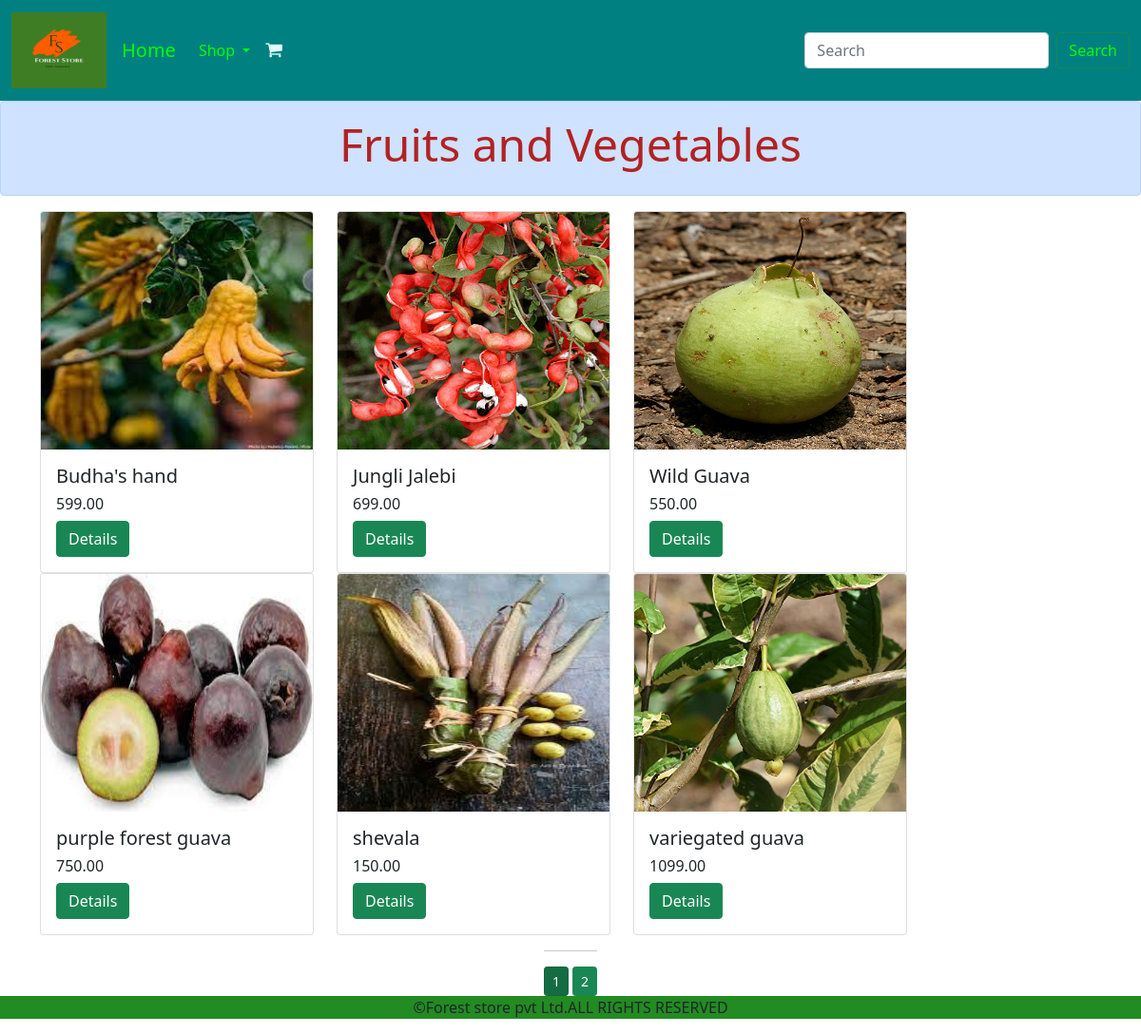
The app's page /fruits-and-vegetables/ with its own data.
### cart/models.py (models this page shows, shortened)
class Category(models.Model):
    name=models.CharField(max_length=250,unique=True)
    slug=models.SlugField(max_length=250,unique=True)
    img=models.ImageField(upload_to='category')
    class Meta:
        ordering=('name',)
        verbose_name='category'
        verbose_name_plural='categories'
    def get_url(self):
        return reverse('cart:pro_category',args=[self.slug])

class Product(models.Model):
    name=models.CharField(max_length=250,unique=True)
    slug=models.SlugField(max_length=250,unique=True)
    img=models.ImageField(upload_to='product')
    desc=models.TextField(blank=True)
    price=models.DecimalField(max_digits=10,decimal_places=2)
    stocks=models.IntegerField()
    category=models.ForeignKey(Category,on_delete=models.CASCADE)
    cdate=models.DateTimeField(auto_now_add=True)
    udate=models.DateTimeField(auto_now=True)
    availability=models.BooleanField(default=True)
    class Meta:
        ordering = ('name',)
        verbose_name = 'product'
        verbose_name_plural = 'products'
    def get_url(self):
        return reverse('cart:prodetails',args=[self.category.slug,self.slug])

### cart/views.py (the view)
# urls.py: path('<slug:c_slug>/',views.catpage,name='pro_category'),
def catpage(request,c_slug):
    c_page=None
    pro=None
    if c_slug != None:
        c_page=get_object_or_404(Category,slug=c_slug)
        pro=Product.objects.all().filter(category=c_page,availability=True)
    else:
        pro=Product.objects.all().filter(availability=True)
    paginator=Paginator(pro,6)
    try:
        page=int(request.GET.get('page','1'))
    except:
        page=1
    try:
        product=paginator.page(page)
    except(EmptyPage,InvalidPage):
        product=paginator.page(paginator.num_pages)
    return render(request,'category.html',{'cat':c_page,'product':product})

### cart/context_processors.py (called while the page is built)
def links(request):
    link=Category.objects.all()
    return dict(link=link)

def linksp(request):
    linkp=Product.objects.all()
    return dict(linkp=linkp)

def counter(request):
    item_count=0
    if 'admin' in request.path:
        return {}
    else:
        try:
            car=Cart.objects.filter(cart_id=cart_id(request))
            cart_items=CartItem.objects.all().filter(car=car[:1])
            for cart_item in cart_items:
                item_count += cart_item.quantity
        except Cart.DoesNotExist:
            item_count=0
        return dict(item_count=item_count)

### cart/views.py (called while the page is built)
def cart_id(request):
    cart_s=request.session.session_key
    if not cart_s:
        cart_s=request.session.create()
    return cart_s

### templates/category.html
{% extends 'base.html' %}
{% load static %}
{% block content %}
{% if cat %}
<div class="alert alert-primary" role="heading" >
    <h4 align="center" class="display-5" style="color:firebrick">{{cat.name}}</h4>
</div>
{% endif %}
<div class="container" >
    <div class="row" >
        {% for c in product.object_list %}
        <div class="col-md-auto">
            <div class="card" style="width: 18rem;">
              <img height="250" src="{{c.img.url}}" class="card-img-top" alt="...">
              <div class="card-body">
                <h5 class="card-title">{{c.name}}</h5>
                <h6>{{c.price}}</h6>
                <a href="{{c.get_url}}" class="btn btn-success">Details</a>
              </div>
            </div>
        </div>
        {% endfor %}
    </div>
</div>
<div class="pagination">
    <div class="mx-auto">
        {% if product.paginator.num_pages > 1 %}
        <hr>
        <div class="text-center">
            {% for pg in product.paginator.page_range %}
                <a href="?page={{pg}}" class="btn btn-success btn-sm {% if product.number == pg %} active {% endif %}">{{pg}}</a>
            {% endfor %}
        </div>
        {% endif %}
    </div>
</div>
{% endblock %}

### templates/base.html (shortened to what this page needs)
{% load static %}
<!DOCTYPE html>
<html lang="en">
<head>
    <link href="https://cdn.jsdelivr.net/npm/bootstrap@5.0.2/dist/css/bootstrap.min.css" rel="stylesheet">
    <link rel="stylesheet" href="https://cdnjs.cloudflare.com/ajax/libs/font-awesome/4.7.0/css/font-awesome.min.css">
    <link rel="stylesheet" href="https://cdnjs.cloudflare.com/ajax/libs/font-awesome/6.2.0/css/solid.min.css" />
</head>
<body>
<div>
<nav class="navbar navbar-expand-lg " style="background-color:teal">
  <div class="container-fluid">
      <div class="navbar-brand" align="center">
            <center>
                <img src="{% static 'img/logo.png' %}" width="100px" height="80px">
            </center>
       </div>
    <a class="navbar-brand" href="{% url 'cart:home' %}" style="color:lime">Home</a>
    <div class="collapse navbar-collapse" id="navbarSupportedContent">
      <ul class="navbar-nav me-auto mb-2 mb-lg-0">
        <li class="nav-item dropdown {% if 'cart' in request.path %} active {% endif %}">
          <a class="nav-link dropdown-toggle" href="#" id="navbarDropdown" role="button" data-bs-toggle="dropdown" aria-expanded="false" style="color:lime">
            Shop
          </a>
        </li>
        <li class="nav-item">
            <a class="nav-link " href="{% url 'cart:cart_details' %}" tabindex="-1" style="color:lime"><i style="color:lightcyan;font-size:19px" class="fa fa-shopping-cart"></i>{% if item_count > 0 %}({{ item_count }}){% endif %}</a>
        </li>
      </ul>
      <form class="d-flex" method="get" action="{% url 'cart:search' %}">
        <input class="form-control me-2" type="search" placeholder="Search" name="q" aria-label="Search" >
        <button class="btn btn-outline-success" type="submit" style="color:lime">Search</button>
      </form>
    </div>
  </div>
</nav>
    {% block content %}
    {% endblock %}
    <div>
        <footer style="background-color:forestgreen">
            <center>
                <p> &copy;Forest store pvt Ltd.ALL RIGHTS RESERVED</p>
            </center>
        </footer>
    </div>
</div>
</body>
</html>

### records on screen
Category: name "Fruits and Vegetables"
Product: img (picture), name "Budha's hand", price "599.00"
Product: img (picture), name "Jungli Jalebi", price "699.00"
Product: img (picture), name "Wild Guava", price "550.00"
Product: img (picture), name "purple forest guava", price "750.00"
Product: img (picture), name "shevala", price "150.00"
Product: img (picture), name "variegated guava", price "1099.00"

### other values on screen
{{ pg }} "1" "2"
